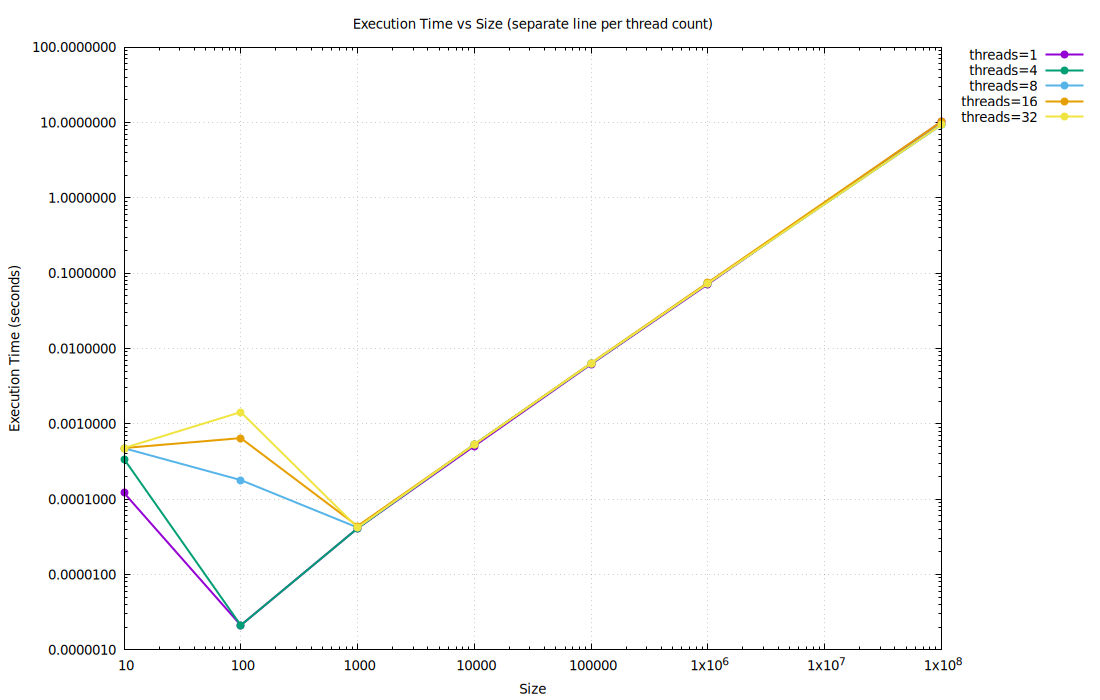

Reproduce this figure in gnuplot.
set terminal pngcairo size 1100,700 enhanced font "Arial,10"
set output "qthreads_by_threads.png"

set title "Execution Time vs Size (separate line per thread count)"
set xlabel "Size"
set ylabel "Execution Time (seconds)"

set grid
set key outside right
set pointsize 1.0

# Logarithmic X axis for size
set logscale x 10
set logscale y 10

# Data is comma-separated into 3 fields per line
set datafile separator ","

# Parsing:
# field 1: "size: <N>"  -> word(strcol(1),2)
# field 2: "The execution time is <T> sec" -> word(strcol(2),5)
# field 3: "threads: <K>" -> word(strcol(3),2)

plot \
  "qthreads.txt" using \
    ((word(strcol(3),2) eq "1")  ? (word(strcol(1),2)+0) : (1/0)) : \
    ((word(strcol(3),2) eq "1")  ? (word(strcol(2),5)+0) : (1/0)) \
    with linespoints pt 7 lw 2 title "threads=1", \
  "" using \
    ((word(strcol(3),2) eq "4")  ? (word(strcol(1),2)+0) : (1/0)) : \
    ((word(strcol(3),2) eq "4")  ? (word(strcol(2),5)+0) : (1/0)) \
    with linespoints pt 7 lw 2 title "threads=4", \
  "" using \
    ((word(strcol(3),2) eq "8")  ? (word(strcol(1),2)+0) : (1/0)) : \
    ((word(strcol(3),2) eq "8")  ? (word(strcol(2),5)+0) : (1/0)) \
    with linespoints pt 7 lw 2 title "threads=8", \
  "" using \
    ((word(strcol(3),2) eq "16") ? (word(strcol(1),2)+0) : (1/0)) : \
    ((word(strcol(3),2) eq "16") ? (word(strcol(2),5)+0) : (1/0)) \
    with linespoints pt 7 lw 2 title "threads=16", \
  "" using \
    ((word(strcol(3),2) eq "32") ? (word(strcol(1),2)+0) : (1/0)) : \
    ((word(strcol(3),2) eq "32") ? (word(strcol(2),5)+0) : (1/0)) \
    with linespoints pt 7 lw 2 title "threads=32"